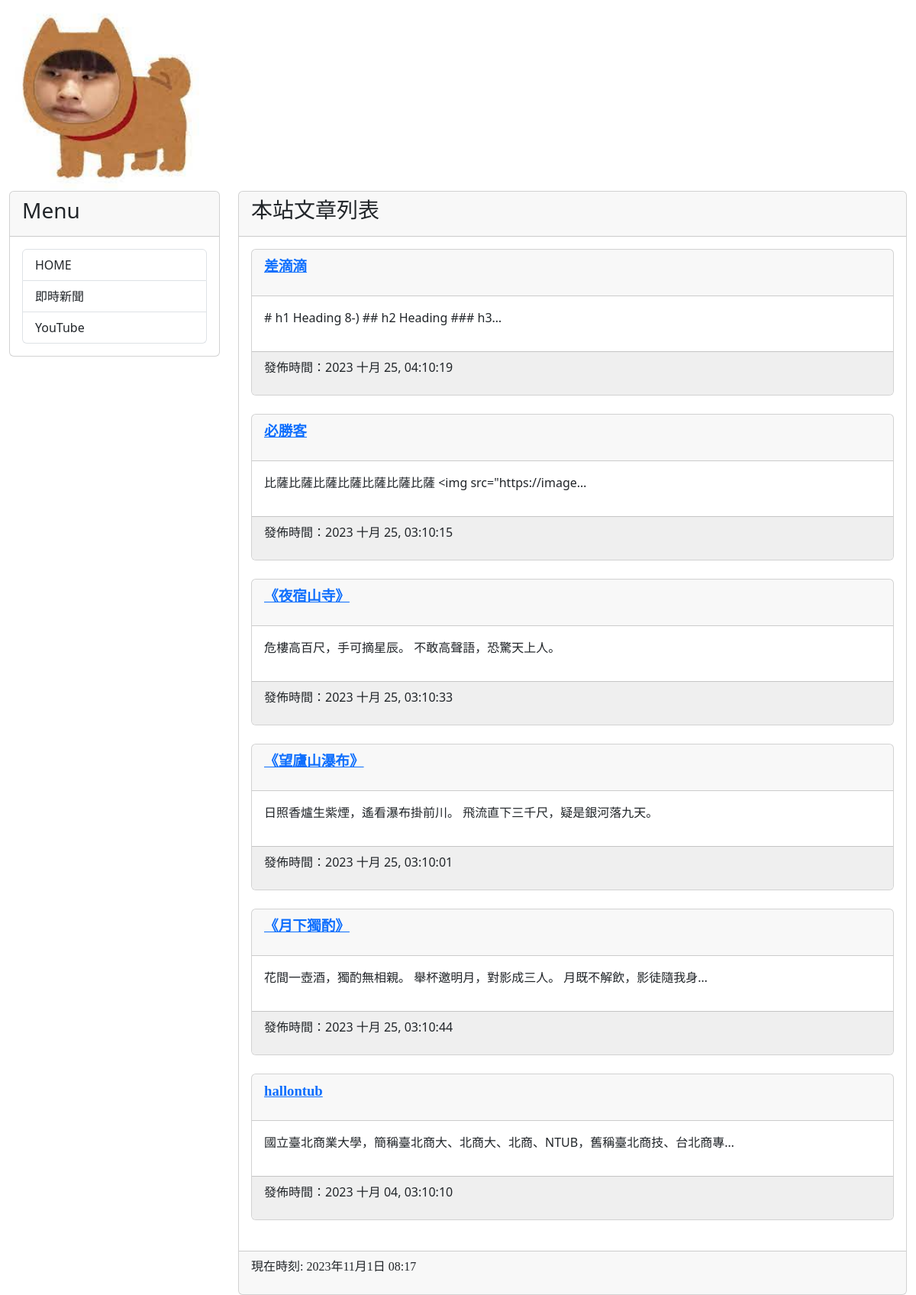
The page / on the database its author committed.
### mysite/models.py (models this page shows, shortened)
class Post(models.Model):
    title = models.CharField(max_length=200)
    slug = models.CharField(max_length=200)
    body = models.TextField()
    pub_date = models.DateTimeField(auto_now_add=True)
    class Meta:
        ordering = ("-pub_date",)

### mysite/views.py (the view)
# urls.py: path('',mv.homepage, name="homepage"),
def homepage(request):
    posts = Post.objects.all() #select * from post
    now = datetime.now()
    return render(request, "index.html", locals())

### templates/index.html (shortened to what this page needs)
{% extends "base2.html" %}
{% block headmessage %} <h3 style='font-family:標楷體;'>本站文章列表</h3>
    {% endblock headmessage %}
{% block content %}
{% for post in posts %}
    <div class='card'>
        <div class='card-header'>
            <p style='font-family:微軟正黑體;font-size:14pt;font-weight:bold;'>
                <a href='/post/{{post.slug}}'>{{ post.title }}</a>
            </p>
        </div>
        <div class='card-body' style='background-color:#10GF15'>
            <p>
            {{ post.body | truncatechars:40 }}
            </p>
        </div>
        <div class='card-footer'  style='background-color:#efefef'>
            <p>
                發佈時間：{{ post.pub_date | date:"Y M d, h:m:s"}}
        </p>
    </div>
</div>
<br>
{% endfor %}
{% endblock content%}

### rows shown on the page
Post: title "差滴滴", body "# h1 Heading 8-) ## h2 Heading ### h3…", pub_date "2023 十月 25, 04:10:19"
Post: title "必勝客", body "比薩比薩比薩比薩比薩比薩比薩 <img src=\"https://image…", pub_date "2023 十月 25, 03:10:15"
Post: title "《夜宿山寺》", body "危樓高百尺，手可摘星辰。 不敢高聲語，恐驚天上人。", pub_date "2023 十月 25, 03:10:33"
Post: title "《望廬山瀑布》", body "日照香爐生紫煙，遙看瀑布掛前川。 飛流直下三千尺，疑是銀河落九天。", pub_date "2023 十月 25, 03:10:01"
Post: title "《月下獨酌》", body "花間一壺酒，獨酌無相親。 舉杯邀明月，對影成三人。 月既不解飲，影徒隨我身…", pub_date "2023 十月 25, 03:10:44"
Post: title "hallontub", body "國立臺北商業大學，簡稱臺北商大、北商大、北商、NTUB，舊稱臺北商技、台北商專…", pub_date "2023 十月 04, 03:10:10"
